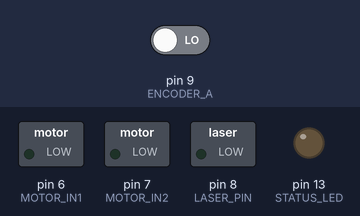
Simulated run of this sketch. Board: Arduino Nano, built with avr-gcc and run on an emulated ATmega328P. Parts: switched loads named in the sketch (green lamp = pin HIGH), output pins drawn as LEDs (lit = HIGH). Inputs (shaded band) come from the test bench; at power-on: pin 9 (ENCODER_A) LOW. EEPROM starts erased.

Above: at 0.05 s.
Timing chart, 0 to 3.0 s (numbered marks = the images above):
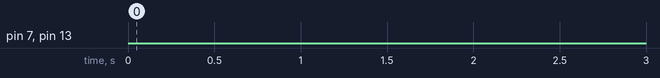

Measured:
- by itself, pin 7 (MOTOR_IN2): LOW → HIGH at 5.0 s, → LOW 0.01 s later

The sketch:

Test5.ino
```cpp
/*
  MQ SENTINEL - TEST 5
  MINIMUM EFFECTIVE MOTOR PULSE

  Arduino Nano / ATmega328P

  No Serial Monitor required during testing.

  D6  = Motor IN1
  D7  = Motor IN2
  D8  = Laser (disabled)
  D9  = Encoder A
  D10 = Encoder B
  D13 = Built-in LED

  7 durations x 2 directions x 5 repetitions
  = 70 trials.

  One trial per power cycle.

  Encoder results are saved to EEPROM.

  LED:
  Five-second preparation delay.
  ON  = Motor powered.
  OFF = Motor drive removed.
  Three flashes = Result saved.
  Five flashes = All trials finished.
*/

#include <EEPROM.h>
#include <avr/interrupt.h>
#include <util/atomic.h>

// ============================================================
// PINS
// ============================================================

const byte MOTOR_IN1 = 6;
const byte MOTOR_IN2 = 7;

const byte LASER_PIN = 8;

const byte ENCODER_A = 9;
const byte ENCODER_B = 10;

const byte STATUS_LED = LED_BUILTIN;

// ============================================================
// SETTINGS
// ============================================================

const bool REVERSE_MOTOR = false;

const unsigned int PULSE_TIMES[7] = {
  10, 20, 30, 40, 50, 75, 100
};

const byte NUM_DURATIONS = 7;
const byte REPEATS = 5;

const byte TOTAL_TRIALS =
    NUM_DURATIONS * REPEATS * 2;

const unsigned long START_DELAY_MS = 5000;

const unsigned long POST_RUN_MS = 2000;

// ============================================================
// EEPROM
// ============================================================

const int MAGIC_ADDRESS = 0;
const int COUNTER_ADDRESS = 2;
const int DATA_ADDRESS = 16;

const byte MAGIC_1 = 0xA5;
const byte MAGIC_2 = 0x5A;

// Record stores 10 bytes on ATmega328P.
// Trial number identifies duration, direction
// and repetition.

struct TestRecord {

  unsigned int actualTimeMs;

  long encoderAtCutoff;

  long encoderAfterObservation;
};

// ============================================================
// GLOBAL VARIABLES
// ============================================================

volatile long encoderCount = 0;

volatile byte previousEncoderA = LOW;

byte currentTrial = 0;

// ============================================================
// ENCODER INTERRUPT
// ============================================================

// D9  = PB1 / PCINT1
// D10 = PB2
//
// Count A rising edges and read B for direction.

ISR(PCINT0_vect) {

  byte currentA =
      (PINB & _BV(PB1)) ? HIGH : LOW;

  if (currentA == HIGH &&
      previousEncoderA == LOW) {

    byte currentB =
        (PINB & _BV(PB2)) ? HIGH : LOW;

    if (currentB != currentA) {
      encoderCount++;
    } else {
      encoderCount--;
    }
  }

  previousEncoderA = currentA;
}

// ============================================================
// ENCODER FUNCTIONS
// ============================================================

void initialiseEncoder() {

  pinMode(ENCODER_A, INPUT);
  pinMode(ENCODER_B, INPUT);

  previousEncoderA =
      digitalRead(ENCODER_A);

  PCICR |= _BV(PCIE0);

  PCMSK0 |= _BV(PCINT1);
}

long readEncoder() {

  long count;

  ATOMIC_BLOCK(ATOMIC_RESTORESTATE) {
    count = encoderCount;
  }

  return count;
}

void resetEncoder() {

  ATOMIC_BLOCK(ATOMIC_RESTORESTATE) {

    encoderCount = 0;

    previousEncoderA =
        digitalRead(ENCODER_A);
  }
}

// ============================================================
// MOTOR CONTROL
// ============================================================

void motorCoast() {

  // Verify LOW/LOW = coast for your driver.

  digitalWrite(MOTOR_IN1, LOW);
  digitalWrite(MOTOR_IN2, LOW);
}

void motorForward() {

  if (!REVERSE_MOTOR) {

    digitalWrite(MOTOR_IN1, LOW);
    digitalWrite(MOTOR_IN2, HIGH);

  } else {

    digitalWrite(MOTOR_IN1, HIGH);
    digitalWrite(MOTOR_IN2, LOW);
  }
}

void motorReverse() {

  if (!REVERSE_MOTOR) {

    digitalWrite(MOTOR_IN1, HIGH);
    digitalWrite(MOTOR_IN2, LOW);

  } else {

    digitalWrite(MOTOR_IN1, LOW);
    digitalWrite(MOTOR_IN2, HIGH);
  }
}

// ============================================================
// LED
// ============================================================

void flashLED(
  byte flashes,
  unsigned int onTime,
  unsigned int offTime
) {

  for (byte i = 0; i < flashes; i++) {

    digitalWrite(STATUS_LED, HIGH);
    delay(onTime);

    digitalWrite(STATUS_LED, LOW);
    delay(offTime);
  }
}

// ============================================================
// EEPROM INITIALISATION
// ============================================================

void initialiseStorage() {

  bool valid =
      EEPROM.read(MAGIC_ADDRESS) == MAGIC_1 &&
      EEPROM.read(MAGIC_ADDRESS + 1) == MAGIC_2;

  if (!valid) {

    EEPROM.update(MAGIC_ADDRESS, MAGIC_1);

    EEPROM.update(MAGIC_ADDRESS + 1, MAGIC_2);

    EEPROM.update(COUNTER_ADDRESS, 0);
  }
}

// ============================================================
// SAVE RESULT
// ============================================================

void saveResult(const TestRecord &result) {

  int address =
      DATA_ADDRESS +
      currentTrial * sizeof(TestRecord);

  EEPROM.put(address, result);

  // Advance only after saving the result.

  EEPROM.update(
    COUNTER_ADDRESS,
    currentTrial + 1
  );
}

// ============================================================
// RUN ONE TRIAL
// ============================================================

void runTrial() {

  // Trial order:
  //
  // 0-4   = 10 ms forward
  // 5-9   = 20 ms forward
  // ...
  // 30-34 = 100 ms forward
  //
  // 35-39 = 10 ms reverse
  // ...
  // 65-69 = 100 ms reverse

  bool reverseDirection =
      currentTrial >= 35;

  byte directionTrial =
      reverseDirection
      ? currentTrial - 35
      : currentTrial;

  byte durationIndex =
      directionTrial / REPEATS;

  unsigned int requestedTime =
      PULSE_TIMES[durationIndex];

  // ----------------------------------------------------------
  // RESET ENCODER
  // ----------------------------------------------------------

  motorCoast();

  resetEncoder();

  // ----------------------------------------------------------
  // MOTOR START
  // ----------------------------------------------------------

  // LED ON marks the start of the pulse.

  digitalWrite(STATUS_LED, HIGH);

  unsigned long startTime = micros();

  if (reverseDirection) {
    motorReverse();
  } else {
    motorForward();
  }

  // ----------------------------------------------------------
  // TIMED MOTOR PULSE
  // ----------------------------------------------------------

  unsigned long durationUs =
      (unsigned long)requestedTime * 1000UL;

  while (
    (unsigned long)(micros() - startTime)
    < durationUs
  ) {
    // Encoder is counted by interrupt.
  }

  // ----------------------------------------------------------
  // MOTOR CUTOFF
  // ----------------------------------------------------------

  motorCoast();

  unsigned long cutoffTime = micros();

  digitalWrite(STATUS_LED, LOW);

  long countAtCutoff = readEncoder();

  unsigned int actualTime =
      (unsigned int)(
        (cutoffTime - startTime) / 1000UL
      );

  // ----------------------------------------------------------
  // POST-RUN OBSERVATION
  // ----------------------------------------------------------

  // Continue monitoring the encoder for 2 seconds.
  // The motor remains in coast mode.

  delay(POST_RUN_MS);

  long countAfterObservation =
      readEncoder();

  // ----------------------------------------------------------
  // SAVE DATA
  // ----------------------------------------------------------

  TestRecord result;

  result.actualTimeMs = actualTime;

  result.encoderAtCutoff = countAtCutoff;

  result.encoderAfterObservation =
      countAfterObservation;

  saveResult(result);

  // Three flashes = EEPROM write completed.

  flashLED(3, 120, 120);

  // Remain stopped until next power cycle.

  motorCoast();

  while (true) {
    delay(1000);
  }
}

// ============================================================
// SETUP
// ============================================================

void setup() {

  pinMode(MOTOR_IN1, OUTPUT);
  pinMode(MOTOR_IN2, OUTPUT);

  pinMode(LASER_PIN, OUTPUT);
  pinMode(STATUS_LED, OUTPUT);

  digitalWrite(LASER_PIN, LOW);

  digitalWrite(STATUS_LED, LOW);

  motorCoast();

  initialiseEncoder();

  initialiseStorage();

  currentTrial =
      EEPROM.read(COUNTER_ADDRESS);

  // ----------------------------------------------------------
  // ALL TRIALS COMPLETE
  // ----------------------------------------------------------

  if (currentTrial >= TOTAL_TRIALS) {

    flashLED(5, 500, 500);

    while (true) {
      motorCoast();
      delay(1000);
    }
  }

  // ----------------------------------------------------------
  // CAMERA PREPARATION
  // ----------------------------------------------------------

  delay(START_DELAY_MS);

  // ----------------------------------------------------------
  // EXECUTE TRIAL
  // ----------------------------------------------------------

  runTrial();
}

// ============================================================
// LOOP
// ============================================================

void loop() {

  // All test activity occurs in setup().
}
```
